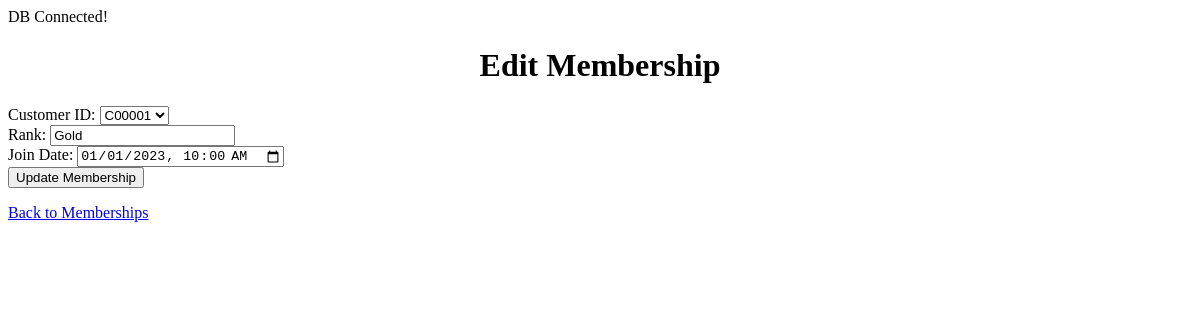
The app's page /sources/memberships/edit.php?id=M00001 with its own data.
### tables this page shows
CREATE TABLE Membership (
        MembershipID char(6)  NOT NULL,
        CustomerID char(6) NOT NULL,
        Rank varchar(10)  NOT NULL,
        JoinDate timestamp  NOT NULL,
        CONSTRAINT Membership_pk PRIMARY KEY (MembershipID)
    );

CREATE TABLE Customers (
        CustomerID char(6)  NOT NULL,
        Name varchar(100)  NOT NULL,
        PhoneNumber varchar(20)  NOT NULL,
        Membership_MembershipID char(6)  NOT NULL,
        CONSTRAINT Customers_pk PRIMARY KEY (CustomerID)
    );

### sources/memberships/edit.php (the view, shortened to what this page needs)
<?php
include '../../service/db.php';
$membershipID = isset($_GET['id']) ? $_GET['id'] : null;
$sql = 'SELECT * FROM Membership WHERE MembershipID = ?';
$statement = $pdo->prepare($sql);
$statement->execute([$membershipID]);
$membership = $statement->fetch(PDO::FETCH_ASSOC);
$sqlCustomers = 'SELECT CustomerID, Name FROM Customers';
$statementCustomers = $pdo->prepare($sqlCustomers);
$statementCustomers->execute();
$customers = $statementCustomers->fetchAll();
?>
<!DOCTYPE html>
<html lang="en">
<head>
    <link rel="stylesheet" href="../css/styles.css">
</head>
<body>
    <h1>Edit Membership</h1>
    <form method="POST">
        <label for="CustomerID">Customer ID:</label>
        <select name="CustomerID" required>
            <?php foreach ($customers as $customer) : ?>
                <option value="<?= htmlspecialchars($customer['CustomerID']) ?>" <?= ($customer['CustomerID'] == $membership['CustomerID']) ? 'selected' : '' ?>>
                    <?= htmlspecialchars($customer['CustomerID']) ?>
                </option>
            <?php endforeach; ?>
        </select><br>
        <label for="Rank">Rank:</label>
        <input type="text" name="Rank" value="<?= htmlspecialchars($membership['Rank']) ?>" required><br>
        <label for="JoinDate">Join Date:</label>
        <input type="datetime-local" name="JoinDate" value="<?= date('Y-m-d\TH:i', strtotime($membership['JoinDate'])) ?>" required><br>
        <button type="submit">Update Membership</button>
    </form>
    <a href="memberships.php">Back to Memberships</a>
</body>
</html>

### styles.css (style rules this page uses)
h1 { text-align: center; }

### records on screen
membership: CustomerID "C00001", Rank "Gold", JoinDate "01/01/2023 10:00"
